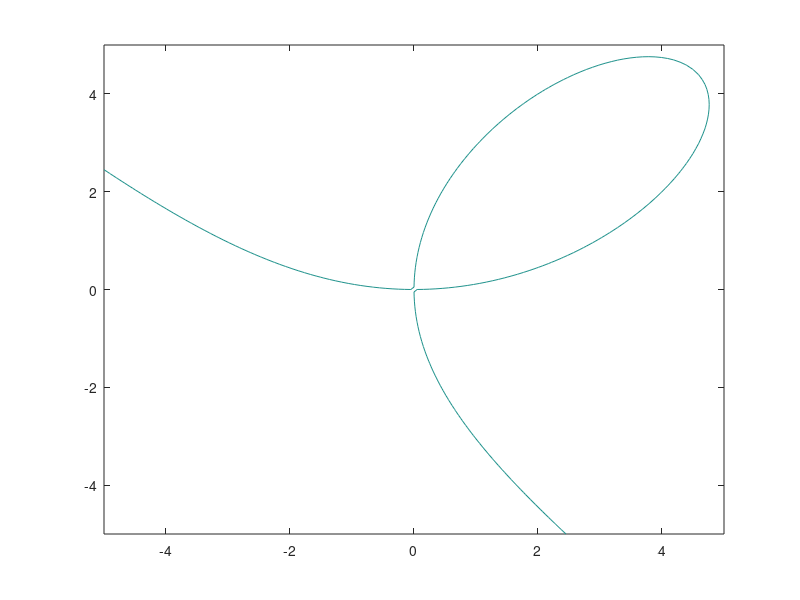

Reproduce this figure in MATLAB.
clear;
clf;
set(gca,"xaxislocation","origin","yaxislocation","origin","box","off")
axis ("off");
[x, y] = meshgrid (linspace (-5,5,100), linspace (-5,5,100));
f=x.^3+y.^3-9.*x.*y;
contour(x,y,f,[0,0]);



print  -dpdflatexstandalone kcontour.pdf
